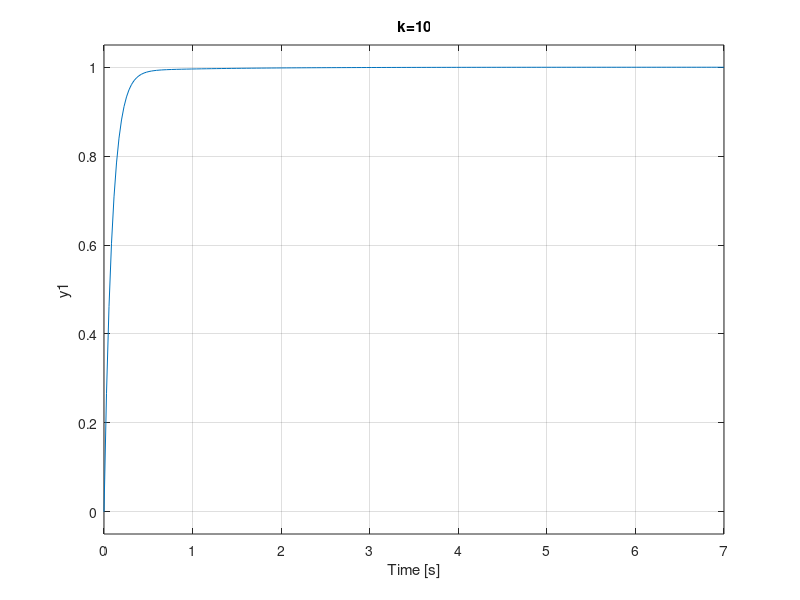

Here is the MATLAB script that generated this plot: (Note: this script raises an error after producing the figure.)
clc;close all;clear all
k=[10 20 50 100];
h=length(k)
for i=1:h
sys1=tf([11 k(i)],[1]);
sys2=tf([1],[1 1 0]);
sys3=series(sys1,sys2);
sys4=feedback(sys3,[1]);
subplot (h,1,i)
step(sys4);
title(['k=',num2str(k(i))]);
disp(['k=',num2str(k(i))]);
stepinfo(sys4)
end